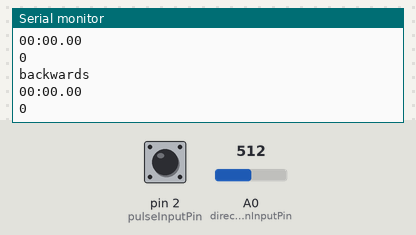
The sketch below on a simulated Arduino Uno, built with avr-gcc and run on an emulated ATmega328P. On the bench: the last lines printed to the serial monitor. The test bench sets the inputs (shaded band); at power-on: A0 (directionInputPin) = 512, pin 2 (pulseInputPin) HIGH.

Above: at 1.8 s.
1.9 s: A0 (directionInputPin) set to 490
At 2.4 s:
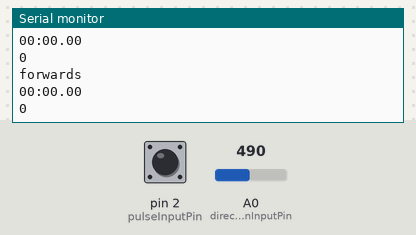
4.5 s: pin 2 (pulseInputPin) pulled LOW for 1.2 s
At 6.7 s:
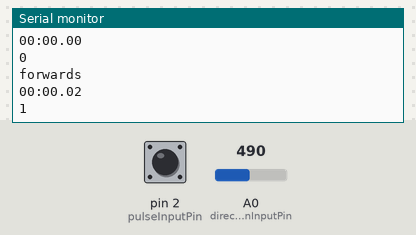
7.2 s: pin 2 (pulseInputPin) pulled LOW for 1.2 s
At 9.8 s:
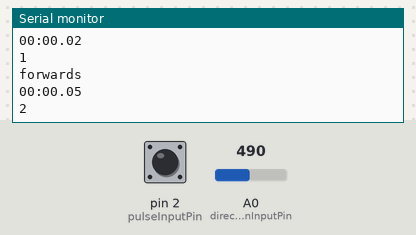
Timing chart, 0 to 11.3 s (numbered marks = the images above; inputs shaded):
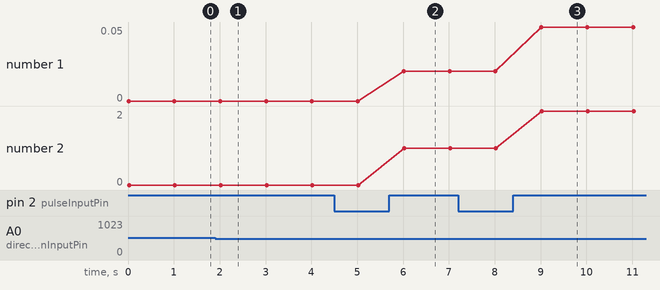

Measured:
- after the input at 1.9 s, the serial monitor: prints a new line after 0.10 s (image 1)
- after the input at 4.5 s, the serial monitor: prints a new line after 1.5 s (image 2)
- after the input at 7.2 s, the serial monitor: prints a new line after 1.8 s (image 3)
- plotted number 1: 0 → 0.02 after the input at 4.5 s, 0.02 → 0.05 after the input at 7.2 s
- plotted number 2: 0 → 1 after the input at 4.5 s, 1 → 2 after the input at 7.2 s

The sketch:

ClockRunner.ino
```cpp
#ifndef ClockRunner_ino
#define ClockRunner_ino

#include "Clock.h"

static const int pulseInputPin = 2;
static const int directionInputPin = A0;

static Clock clock = Clock(directionInputPin, 40.0);

static void setup()
{
    Serial.begin(9600);
    Serial.println("Setup");

    pinMode(pulseInputPin, INPUT_PULLUP);
    attachInterrupt(
        digitalPinToInterrupt(pulseInputPin),
        handleTachPulse,
        RISING
    );
}

static void handleTachPulse() {
    //attachInterupt can only take functions with no parameters, so object member functions don't work by default.
    //Theoretically if we had access to the CPP std lib we could use bind, but that's also not an option.
    //So instead, we have this shitty global wrapper.
    clock.handleTachPulse();
}

void loop()
{

    Serial.println(clock.isMovingForward() ? "forwards" : "backwards");
    Serial.println(clock.getTime());
    Serial.println(clock.getRotationsFromStart());
    delay(1000);
}
#endif
```

Clock.cpp
```cpp
#include "Arduino.h"
#include "Clock.h"


Clock::Clock(int directionPin, double playbackRps) {
    _directionPin = directionPin;
    _rotationsFromStart = 0L;
    _playbackRps = playbackRps;
}

bool Clock::isMovingForward() {
    return analogRead(_directionPin) < 500;
}

bool Clock::isMovingBackwards() {
    return !isMovingBackwards();
}

void Clock::handleTachPulse() {
    if (isMovingForward()) {
        _rotationsFromStart++;
    } else {
        _rotationsFromStart--;
    }
}

long Clock::getRotationsFromStart() {
    return _rotationsFromStart;
}

double Clock::getSecondsFromStart() {
    return _rotationsFromStart * 1.0 / _playbackRps;
}

String Clock::getTime() {
    double secondsFromStart = getSecondsFromStart();
    int hours = (int) secondsFromStart / 60;
    float seconds = secondsFromStart - (hours * 60);
    int secondsDisplay = (int) seconds;
    int tenthsOfSecond = (int) ((seconds - (secondsDisplay*1.0)) * 100);

    char result[] = "00:00.00";
    sprintf(result, "%02d:%02d.%02d", hours, secondsDisplay, tenthsOfSecond);
    return String(result);
}
```

Clock.h
```cpp
#ifndef Clock_h
#define Clock_h

#include "Arduino.h"

class Clock {
  public:
    Clock(int directionPin, double playbackRps=90.0);
    void handleTachPulse();
    long getRotationsFromStart();
    bool isMovingForward();
    bool isMovingBackwards();
    double getSecondsFromStart();
    String getTime();
  private:
    int _directionPin;
    long volatile _rotationsFromStart;
    double _playbackRps;
};

#endif
```

TachSimulator.cpp
```cpp
#include "Arduino.h"
#include "TachSimulator.h"

TachSimulator::TachSimulator(int directionPin, int pulsePin, int playbackRpm=60.0) {
    _secondsFromStart = 0;
    _pulsePin= pulsePin;
    _directionPin = directionPin;
    _secondsPerRotation = 60.0/playbackRpm;
    pinMode(_pulsePin, OUTPUT);
    pinMode(_directionPin, OUTPUT);
}

void TachSimulator::pulseForwards(int seconds) {
    digitalWrite(_directionPin, HIGH);
    pulse(seconds, true);
}

void TachSimulator::pulseBackwards(int seconds) {
    digitalWrite(_directionPin, LOW);
    pulse(seconds, false);
}

int TachSimulator::getSecondsFromStart() {
    return _secondsFromStart;
}

void TachSimulator::pulse(int seconds, bool isForwards) {
    int rotations = seconds / _secondsPerRotation;
    for (int i=0; i < rotations; i++) {
        digitalWrite(_pulsePin, HIGH);
        delay(50);
        digitalWrite(_pulsePin, LOW);
        if (isForwards) {
            _secondsFromStart++;
        } else {
            _secondsFromStart--;
        }
    }
}
```

TachSimulator.h
```cpp
#ifndef TachSimulator_h
#define TachSimulator_h

#include "Arduino.h"

class TachSimulator{
    public:
        TachSimulator(int directionPin, int pulsePin, int playbackRpm=60.0);
        void pulseForwards(int seconds);
        void pulseBackwards(int seconds);
        int secondsFromStart();
        int getSecondsFromStart();
    private:
        void pulse(int seconds, bool isForwards);
        int _pulsePin;
        int _directionPin;;
        int _secondsFromStart;
        double _secondsPerRotation;
};

#endif
```
